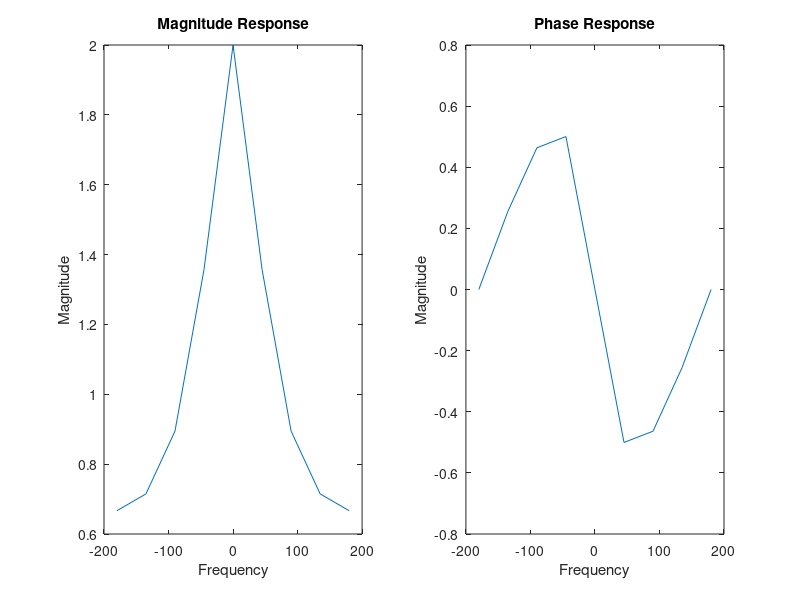

Reproduce this figure in MATLAB.
% Frequency Response of I Order  System: y(n)=ay(n-1)+x(n) 
clc; 
clear all; 
close all; 
a=0.5; % Co-efficient value 
i=1; 
for w=-1:0.25:1 
 mag=1/(sqrt((1- a*cos(pi*w))^2+(a*sin(pi*w))^2)); 
 pha=-atan(a*sin(pi*w)/(1- a*cos(pi*w))); 
 s(i)=mag; 
 p(i)=pha; 
 i=i+1; 
end
w=-1:0.25:1; 
subplot(1,2,1); 
plot(w*180,s); 
xlabel('Frequency'); 
ylabel('Magnitude'); 
title('Magnitude Response'); 
subplot(1,2,2); 
plot(w*180,p); 
xlabel('Frequency'); 
ylabel('Magnitude'); 
title('Phase Response');
